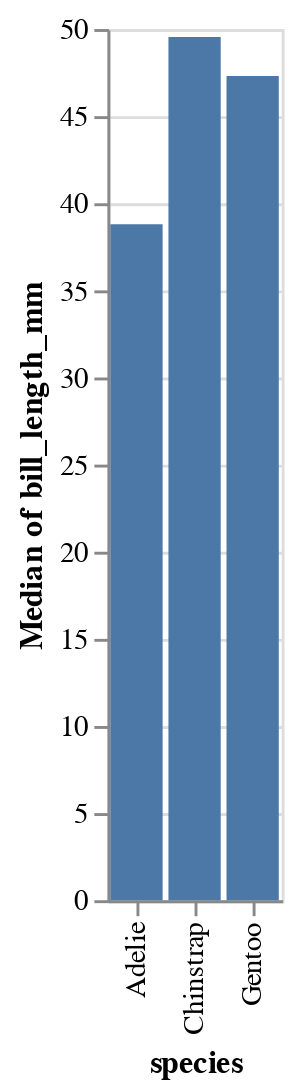

The code cell stored with this chart in its notebook:
### Code cell
alt.Chart(df).mark_bar().encode(
    x="species",
    y="median(bill_length_mm)",
    tooltip=["median(bill_length_mm)"]
)

### Figure 1 — Vega-Lite specification as saved in the notebook (floating-point values rounded to 4 significant figures; data arrays with more than 128 entries replaced by an {"elided": "..."} marker saying what was removed)
{"config": {"view": {"continuousWidth": 400, "continuousHeight": 300}}, "data": {"name": "data-6503fb4fbd21ca2400956d2086879525"}, "mark": "bar", "encoding": {"tooltip": [{"aggregate": "median", "field": "bill_length_mm", "type": "quantitative"}], "x": {"field": "species", "type": "nominal"}, "y": {"aggregate": "median", "field": "bill_length_mm", "type": "quantitative"}}, "$schema": "https://vega.github.io/schema/vega-lite/v4.17.0.json", "datasets": {"data-6503fb4fbd21ca2400956d2086879525": {"elided": "344 records"}}}
